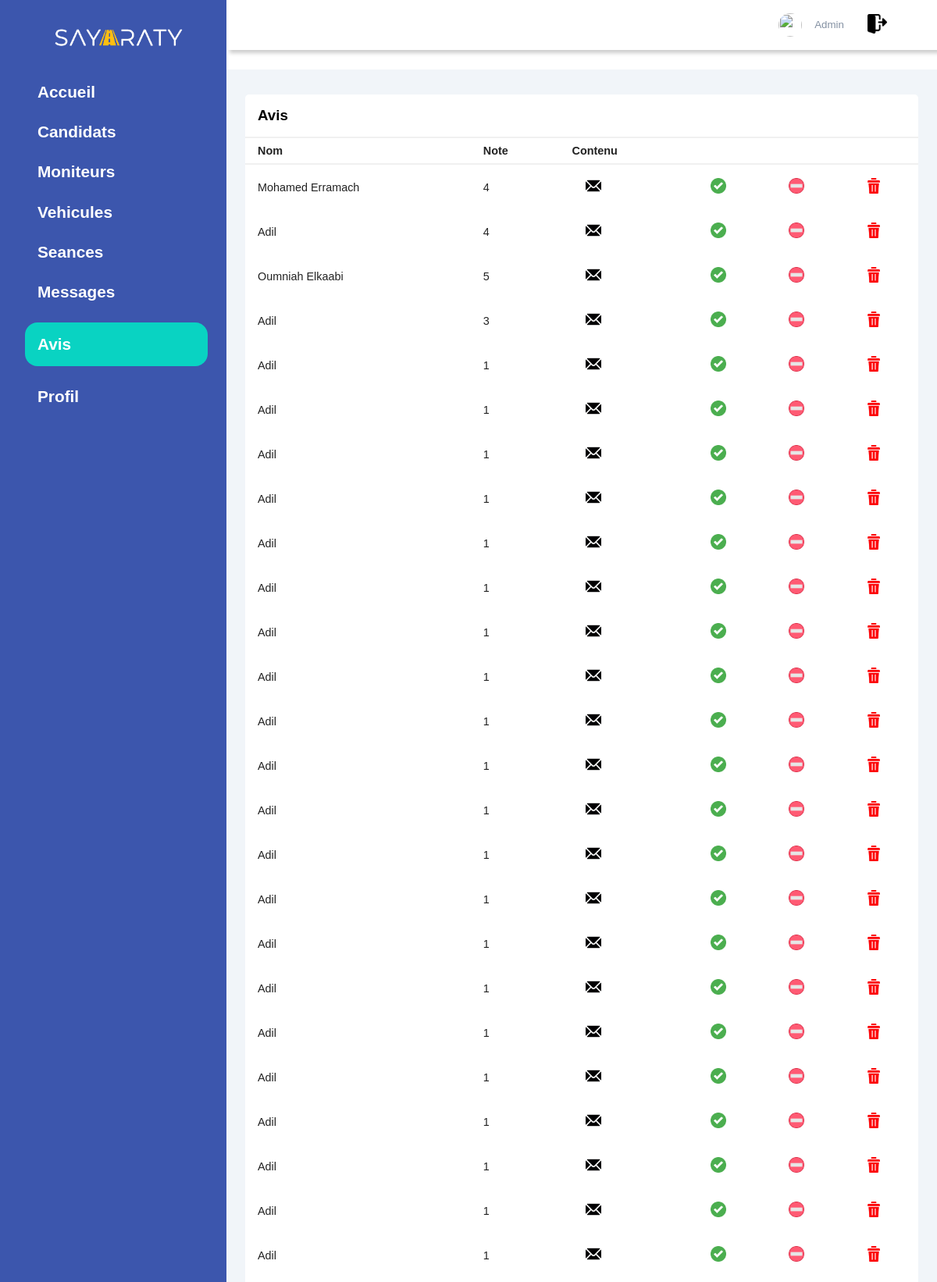
/Administrateur/Pages/Avis.php (upper part), run on the app's committed database.
### tables this page shows
CREATE TABLE `avis` (
  `id_avis` int(11) NOT NULL,
  `contenu` text DEFAULT NULL,
  `Note` int(11) DEFAULT NULL,
  `Statut` tinyint(1) DEFAULT NULL,
  `id_candidat` varchar(30) DEFAULT NULL
);

CREATE TABLE `candidat` (
  `Login_candidat` varchar(30) NOT NULL,
  `Password` varchar(200) DEFAULT NULL,
  `Nom` varchar(30) DEFAULT NULL,
  `Email_candidat` varchar(30) DEFAULT NULL,
  `Sexe_candidat` varchar(6) DEFAULT NULL,
  `Num_telephone` varchar(15) DEFAULT NULL,
  `Num_CIN_candidat` varchar(10) DEFAULT NULL,
  `Date_de_naissance` date DEFAULT NULL,
  `Date_d_inscription` date DEFAULT NULL,
  `Prix_payer` double DEFAULT NULL,
  `Nb_heures` int(11) DEFAULT NULL,
  `Statut` tinyint(1) DEFAULT NULL,
  `PHOTO` varchar(100) DEFAULT NULL,
  `Adresse` varchar(100) DEFAULT NULL
);

### Administrateur/Pages/Avis.php (the view, shortened to what this page needs)
<!DOCTYPE html>
<!doctype html>
<html>
   <head>
       <link rel="stylesheet" href="https://cdn-uicons.flaticon.com/uicons-bold-rounded/css/uicons-bold-rounded.css">
       <link rel="stylesheet" href="../styles/Style_Avis.css">
   </head>
   <body>
   <?PHP
     require("../../PHP/Connexion_BD.php");
    $query = "SELECT * FROM administrateur WHERE Login_admin='".$_SESSION["login"]."'";
$ligne = mysqli_fetch_row(mysqli_query($connect,$query));
   echo '  <div class="sidebar">
            <div class="brand">
            <a href="../"><img src="../image/SAYARATY_LOGO.png"><a>
            </div>
            <div class="menu">
                <ul>
                   <li>
                    <a href="../index.php" ><span class="dash">Accueil</span></a>
                   </li>
                   <li>
                    <a href="candidat.php" ><span class="condidats">Candidats</span></a>
                   </li>
                   <li>
                    <a  href="moniteur.php" ><span class="moniteur">Moniteurs</span></a>
                   </li>
                   <li>
                    <a href="vehicule.php"  ><span class="voitures">Vehicules</span></a>
                   </li>
                   <li>
                   <a href="seance.php"><span class="">Seances</span></a>
                  </li>
                    <li>
                    <a href="message.php"  ><span class="">Messages</span></a>
                   </li>
                   <li>
                   <a href="#" class="active"><span class="">Avis</span></a>
                  </li>
                  <li>
                   <a href="profile.php"><span class="">Profil</span></a>
                  </li>
                </ul>
            </div>
      </div>
      <div class="main_cont">
        <header>
             <h2 >
                <label for="">
                    <span  class="hello"></span>
                </label>
             </h2>
             <div class="condidat">
                <img id="hi" src="'.$ligne[6].'" onclick="toggle" width="30px" height="30px"  alt="">
                <div >
                    <h4 id="Menu">'.$_SESSION["login"].'</h4>
                    <small>Admin</small></a>
                </div>
                <a href="../../PHP/Deconnexion.php">
             <img id="hiii" src="../image/loging out.png" width="25px" height="25px">
             </a>
             </div>
        </header>
        <main>
        <div class="recent">
                <div class="project">
                   <div class="card2">
                      <div class="card_h">
                         <h3> Avis </h3>
                      </div>
                      <div class="card_body">
                        <div class="table_res">
                            <table width="100%">
                                <thead>
                                   <tr>
                                      <td> Nom </td>
                                      <td> Note </td>
                                      <td> Contenu </td>
                                   </tr>
                                </thead>' ;
                                $requete = mysqli_query($connect, "SELECT * FROM Avis inner join candidat on id_candidat=Login_candidat ");
                                while($ligne = mysqli_fetch_assoc($requete)) {
                                          $id=$ligne['id_avis'];
                                        echo ' <tbody>
                                         <tr>
                                             <td>'.$ligne['Nom'].'</td>
                                             <td>'.$ligne['Note'].'</td>
                                             <td>  <button id="aaa" ><a href="voir_avis.php?deleteid='.$id.'"><image class="image_delete" src="../image/silhouette-de-messages.png" ></a></button></td>
                                             <td> <button id="aaa" ><a onclick=\' javascript: return confirm("Êtes-vous sûr de vouloir Afficher cette Avis?")\'href="../avis/accept.php?accpt='.$id.'"><image class="image_delete" src="../image/oui.png" ></a></button></td>
                                             <td> <button id="aaa" ><a onclick=\' javascript: return confirm("Êtes-vous sûr de vouloir masque cette Avis?")\'href="../avis/refus.php?refs='.$id.'"><image class="image_delete" src="../image/non.png" ></a></button></td>
                                             <td>
                                               <button id="aaa" value="Supprimer"> <a onclick=\' javascript: return confirm("Êtes-vous sûr de vouloir supprimer?")\'href="../supp/supp_avis.php?deleteid='.$id.'"> <image class="image_delete"src="../image/delete.png" ></a> </button>
                                               </td>
                                         </tr>' ;
                                     }
 echo'                               </tbody>
                              </table>
                        </div>
                      </div>
                   </div>
                </div>
                <div class="custmer">
                </div>
            </div>
        </main>
      </div>
   </body>
</html>   '
?>

### Administrateur/styles/Style_Avis.css (style rules this page uses)
#hi { margin-right: 1rem; border-radius: 50%; cursor: pointer; margin-left: 30px; }
#aaa { background:#ffffff; border-radius:10px ; color:#fff; font-size: .8rem; padding: 0.5rem 1rem ; margin-right: -30px; border: 1px solid #ffffff; }
#hiii { margin-right: 1rem; cursor: pointer; margin-left: 30px; border-radius: 0%; }
.image_delete { width:20px; }
* { padding: 0; margin: 0; box-sizing: border-box; list-style-type: none ; text-decoration: none; font-family: 'Poppins', sans-serif; }
.sidebar { width: 290px; position: fixed; left: 0; top: 0; height:100%; background: #3c56ad; z-index: 100; }
.brand img { width:200px; margin-left:20px; }
.brand { height: 90px; padding: 1rem 0rem 1rem 2rem; color: #fff; }
.active { background: rgb(9, 211, 194); padding-top:1rem ; padding-bottom: 1rem; color:#3c56ad; border-radius: 1rem; margin-right: 1.5rem; }
.menu li { width: 100%; margin-bottom: 1.7rem; padding-left: 2rem; }
.menu a span:first-child { font-size: 1.3rem; padding-right: 1rem; }
.menu { margin-top: 1rem; }
.menu a { padding-left: 1rem; display: block; color: rgb(255, 255, 255); font-size: 1.1rem; font-family: 'Courier New', Courier, monospace; font-weight: bold; }
.main_cont { margin-left: 290px; }
header { display: flex; background: #fff; justify-content: space-between; padding: 1rem 3rem; box-shadow: 4px 4px 5px rgba(0,0,0,0.2); position: fixed; left: 290px; width: calc(100% - 290px); top: 0; z-index: 100; }
header h2 { color :#555; }
header label span { font-size: 1.7rem; padding-right: 1rem; }
.condidat { display: flex; align-items: center; }
.condidat img { border-radius: 50%; margin-right: 1rem; }
.condidat small { display: inline-block; color :#8390A2; }
main { margin-top: 89px; padding: 2rem 1.5rem; background: #f1f5f9; min-height: calc(100vh - 90px); }
.dash { display: grid; grid-template-columns: repeat(4,1fr ); grid-gap: 2rem ; margin-top: 1rem; }
.recent { display: grid; grid-gap:2rem ; margin-top: 0rem; }
.card2 { background: #fff; border-radius: 5px; }
.card_h { padding: 1rem; }
.card_h { display:flex; justify-content: space-between; align-items: center; border-bottom: 1px solid #f0f0f0 ; }
table { border-collapse: collapse; }
thead tr { border-top: 1px solid #f0f0f0; border-bottom: 2px solid #f0f0f0; }
thead td { font-weight: 700; }
td { padding: .5rem 1rem; font-size: .9rem; color:#222; }
tr td:last-child { display: flex; align-items: center; }
.table_res { width: 100%; overflow-x: auto; }

### data on the page
avis: id_candidat.Nom "Mohamed Erramach", Note "4"
avis: id_candidat.Nom "Adil", Note "4"
avis: id_candidat.Nom "Oumniah Elkaabi", Note "5"
avis: id_candidat.Nom "Adil", Note "3"
avis: id_candidat.Nom "Adil", Note "1"
avis: id_candidat.Nom "Adil", Note "1"
avis: id_candidat.Nom "Adil", Note "1"
avis: id_candidat.Nom "Adil", Note "1"
avis: id_candidat.Nom "Adil", Note "1"
avis: id_candidat.Nom "Adil", Note "1"
avis: id_candidat.Nom "Adil", Note "1"
avis: id_candidat.Nom "Adil", Note "1"
avis: id_candidat.Nom "Adil", Note "1"
avis: id_candidat.Nom "Adil", Note "1"
avis: id_candidat.Nom "Adil", Note "1"
avis: id_candidat.Nom "Adil", Note "1"
avis: id_candidat.Nom "Adil", Note "1"
avis: id_candidat.Nom "Adil", Note "1"
avis: id_candidat.Nom "Adil", Note "1"
avis: id_candidat.Nom "Adil", Note "1"
avis: id_candidat.Nom "Adil", Note "1"
avis: id_candidat.Nom "Adil", Note "1"
avis: id_candidat.Nom "Adil", Note "1"
avis: id_candidat.Nom "Adil", Note "1"
avis: id_candidat.Nom "Adil", Note "1"
